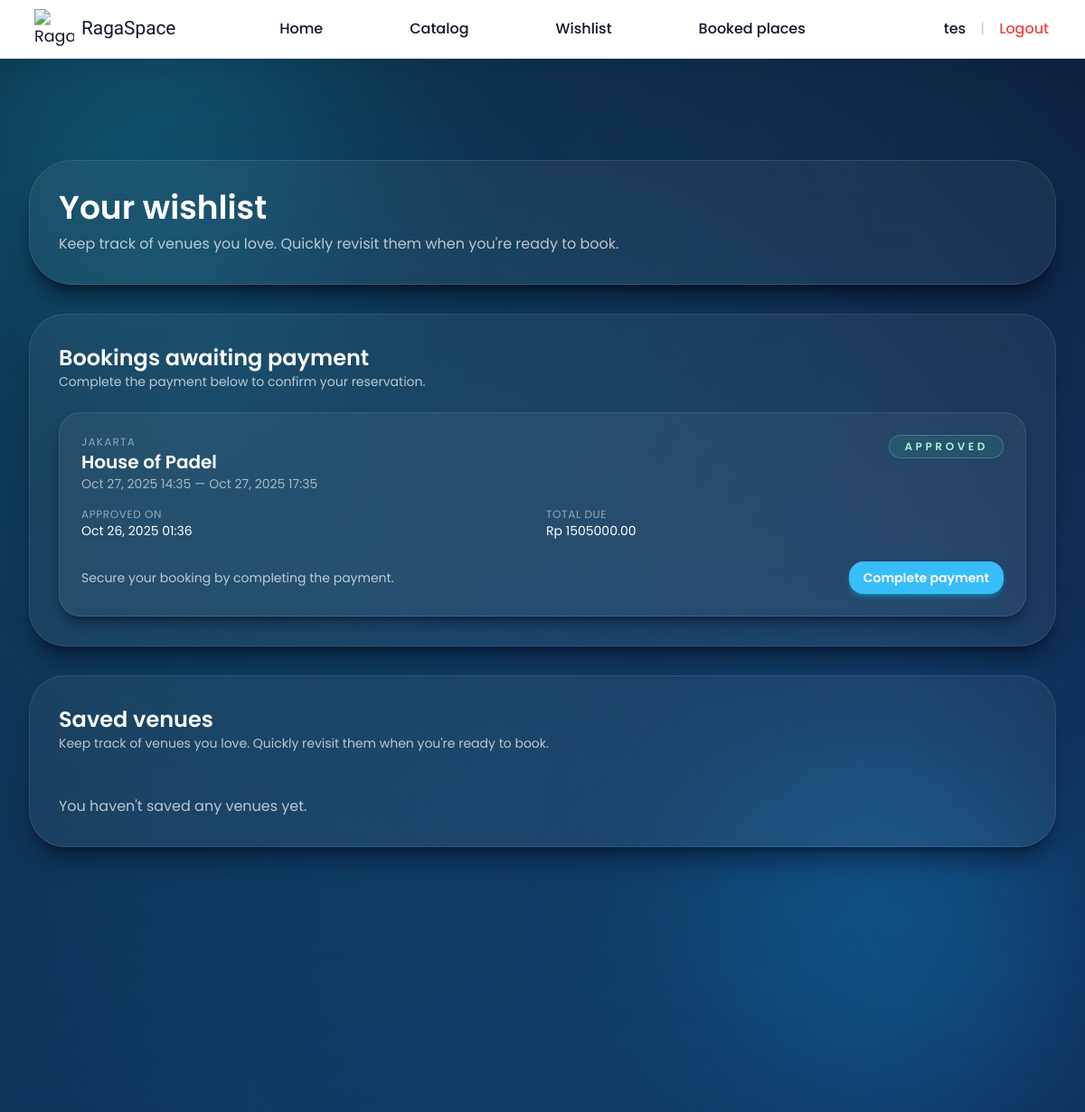
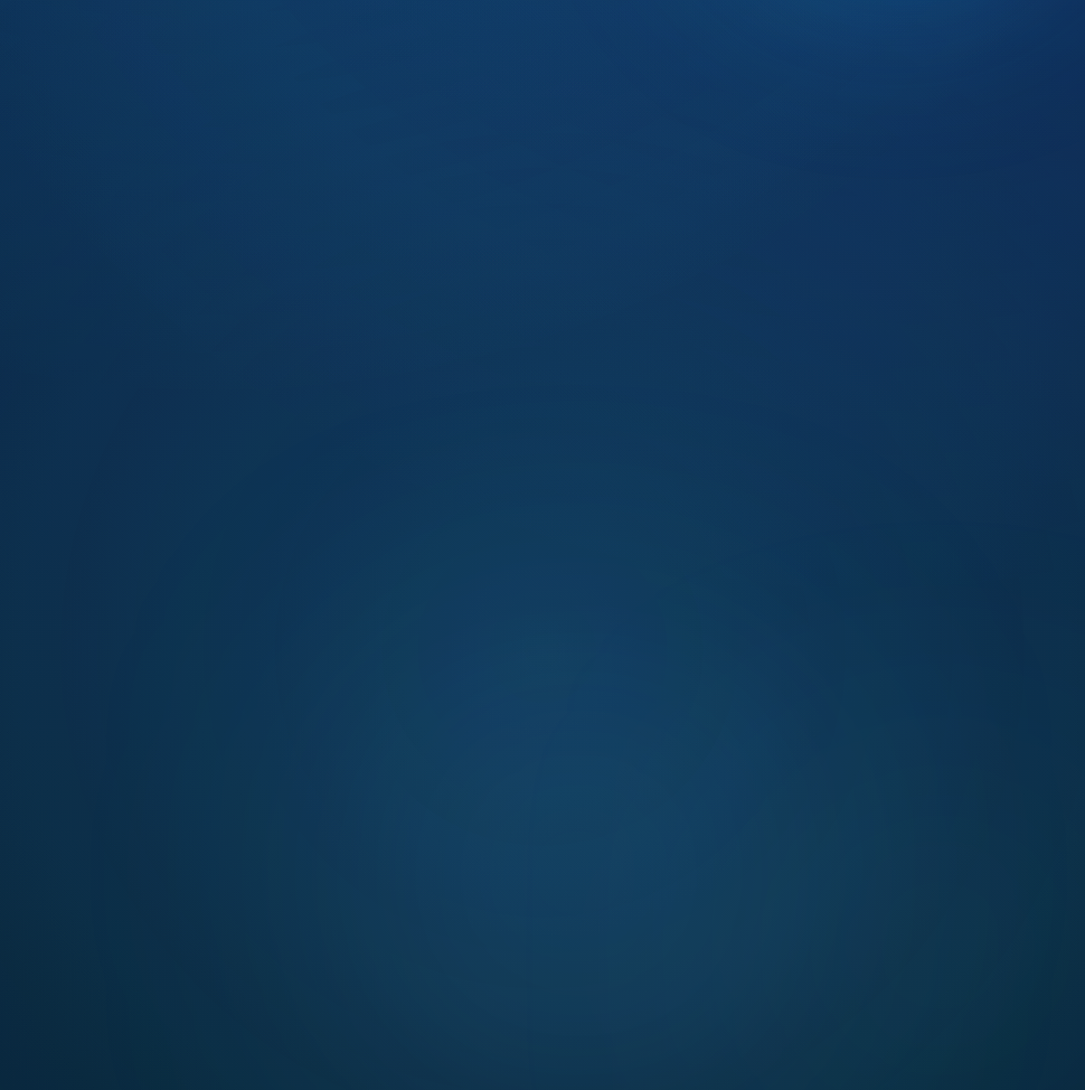
The app's page /wishlist/ (signed in) with its own data (2 pictures, top to bottom).
### rent/models.py (models this page shows, shortened)
class Booking(models.Model):
    STATUS_PENDING = "pending"
    STATUS_ACTIVE = "active"
    STATUS_CONFIRMED = "confirmed"
    STATUS_COMPLETED = "completed"
    STATUS_CANCELLED = "cancelled"
    STATUS_CHOICES = [
        (STATUS_PENDING, "Pending approval"),
        (STATUS_ACTIVE, "Reserved"),
        (STATUS_CONFIRMED, "Confirmed"),
        (STATUS_COMPLETED, "Completed"),
        (STATUS_CANCELLED, "Cancelled"),
    ]
    ACTIVE_STATUSES = (STATUS_PENDING, STATUS_ACTIVE, STATUS_CONFIRMED)
    user = models.ForeignKey(settings.AUTH_USER_MODEL, on_delete=models.CASCADE, related_name="bookings")
    venue = models.ForeignKey(Venue, on_delete=models.CASCADE, related_name="bookings")
    start_datetime = models.DateTimeField()
    end_datetime = models.DateTimeField()
    addons = models.ManyToManyField("add_on.AddOn", related_name="bookings", blank=True)
    notes = models.TextField(blank=True)
    status = models.CharField(max_length=20, choices=STATUS_CHOICES, default=STATUS_PENDING)
    approved_at = models.DateTimeField(null=True, blank=True)
    approved_by = models.ForeignKey(
        settings.AUTH_USER_MODEL,
        null=True,
        blank=True,
        on_delete=models.SET_NULL,
        related_name="approved_bookings",
    )
    created_at = models.DateTimeField(auto_now_add=True)
    updated_at = models.DateTimeField(auto_now=True)
    class Meta:
        ordering = ["-start_datetime"]
    @property
    def duration_hours(self) -> int:
        delta = self.end_datetime - self.start_datetime
        return int(delta.total_seconds() // 3600)
    @property
    def addons_total(self) -> Decimal:
        return sum((addon.price for addon in self.addons.all()), Decimal("0"))
    @property
    def base_cost(self) -> Decimal:
        return self.venue.hourly_total(self.duration_hours)
    @property
    def total_cost(self) -> Decimal:
        return self.base_cost + self.addons_total

### manajemen_lapangan/models.py (models this page shows, shortened)
class TimestampedModel(models.Model):
    created_at = models.DateTimeField(auto_now_add=True)
    updated_at = models.DateTimeField(auto_now=True)
    class Meta:
        abstract = True

class Venue(TimestampedModel):
    category = models.ForeignKey(Category, on_delete=models.PROTECT, related_name="venues")
    name = models.CharField(max_length=150)
    slug = models.SlugField(max_length=170, unique=True)
    description = models.TextField()
    location = models.CharField(max_length=150)
    city = models.CharField(max_length=100)
    address = models.TextField(blank=True)
    price_per_hour = models.DecimalField(max_digits=10, decimal_places=2)
    capacity = models.PositiveIntegerField(default=1)
    facilities = models.TextField(help_text="Comma separated facilities list.")
    image_url = models.URLField(blank=True)
    available_start_time = models.TimeField(default=time(7, 0))
    available_end_time = models.TimeField(default=time(22, 0))
    class Meta:
        ordering = ["name"]
    def hourly_total(self, hours: int) -> Decimal:
        return self.price_per_hour * Decimal(hours)

### add_on/models.py (models this page shows, shortened)
class AddOn(models.Model):
    venue = models.ForeignKey(
        "manajemen_lapangan.Venue",
        on_delete=models.CASCADE,
        related_name="addons",
    )
    name = models.CharField(max_length=120)
    description = models.TextField(blank=True)
    price = models.DecimalField(max_digits=9, decimal_places=2)
    created_at = models.DateTimeField(auto_now_add=True)
    updated_at = models.DateTimeField(auto_now=True)
    class Meta:
        ordering = ["name"]

### interaksi/views.py (the view)
# urls.py: path("wishlist/", WishlistView.as_view(), name="wishlist"),
class WishlistView(EnsureCsrfCookieMixin, LoginRequiredMixin, ListView):
    template_name = "interaksi/wishlist.html"
    context_object_name = "wishlists"
    def get_queryset(self):
        return (
            Wishlist.objects.filter(user=self.request.user)
            .select_related("venue", "venue__category")
            .prefetch_related("venue__addons")
        )
    def get_context_data(self, **kwargs: Any) -> dict[str, Any]:
        context = super().get_context_data(**kwargs)
        context["approved_bookings"] = (
            Booking.objects.filter(user=self.request.user, status=Booking.STATUS_ACTIVE)
            .select_related("venue")
            .prefetch_related("addons")
            .order_by("-start_datetime")
        )
        return context

### authentication/context_processors.py (called while the page is built)
def csrf_token_context(request):
    token = request.COOKIES.get(settings.CSRF_COOKIE_NAME)
    if not token:
        token = request.META.get("CSRF_COOKIE") or get_token(request)
    return {
        "csrf_cookie_value": token,
    }

### authentication/mixins.py (called while the page is built)
    @method_decorator(ensure_csrf_cookie)
    def dispatch(self, request, *args, **kwargs):  # type: ignore[override]
        return super().dispatch(request, *args, **kwargs)

### katalog/context_processors.py (called while the page is built)
def global_filters(request):
    return {
        "global_filter_form": SearchFilterForm(request.GET or None),
    }

### interaksi/templates/interaksi/wishlist.html (shortened to what this page needs)
{% extends 'base.html' %}
{% block content %}
<section class="grid gap-8" data-animate>
  <div class="rounded-[3rem] border border-white/10 bg-white/5 p-8 shadow-xl shadow-slate-950/50 backdrop-blur-2xl" data-animate>
    <h1 class="text-4xl font-semibold text-white">Your wishlist</h1>
    <p class="mt-2 max-w-2xl text-white/70">Keep track of venues you love. Quickly revisit them when you're ready to book.</p>
  </div>
  {% if approved_bookings %}
  <div class="rounded-[2.5rem] border border-white/10 bg-white/5 p-8 shadow-xl shadow-slate-950/40 backdrop-blur-2xl" data-animate>
    <div class="flex flex-col gap-2 sm:flex-row sm:items-center sm:justify-between">
      <div>
        <h2 class="text-2xl font-semibold text-white">Bookings awaiting payment</h2>
        <p class="text-sm text-white/70">Complete the payment below to confirm your reservation.</p>
      </div>
    </div>
    <div class="mt-6 space-y-4">
      {% for booking in approved_bookings %}
      <article class="card-tilt rounded-3xl border border-white/10 bg-white/5 p-6 shadow-lg shadow-slate-950/40" data-animate>
        <div class="flex flex-col gap-3 sm:flex-row sm:items-start sm:justify-between">
          <div>
            <p class="text-xs uppercase tracking-widest text-white/50">{{ booking.venue.city }}</p>
            <h3 class="text-xl font-semibold text-white">{{ booking.venue.name }}</h3>
            <p class="text-sm text-white/60">{{ booking.start_datetime|date:'M d, Y H:i' }} — {{ booking.end_datetime|date:'M d, Y H:i' }}</p>
          </div>
          <span class="self-start rounded-full border border-emerald-300/30 bg-emerald-400/10 px-4 py-1 text-xs font-semibold uppercase tracking-[0.3em] text-emerald-200">Approved</span>
        </div>
        <dl class="mt-4 grid gap-2 text-sm text-white/70 sm:grid-cols-2">
          <div>
            <dt class="text-xs uppercase tracking-wider text-white/50">Approved on</dt>
            <dd class="text-white">{{ booking.approved_at|date:'M d, Y H:i' }}</dd>
          </div>
          <div>
            <dt class="text-xs uppercase tracking-wider text-white/50">Total due</dt>
            <dd class="text-white">Rp {{ booking.total_cost }}</dd>
          </div>
        </dl>
        <div class="mt-6 flex flex-col gap-2 sm:flex-row sm:items-center sm:justify-between">
          <p class="text-sm text-white/70">Secure your booking by completing the payment.</p>
          <a href="{% url 'payment' booking.pk %}" class="interactive-glow inline-flex items-center justify-center rounded-2xl bg-primary px-4 py-2 text-sm font-semibold text-white shadow-md shadow-cyan-500/40 transition hover:bg-primary/80" data-ripple>Complete payment</a>
        </div>
      </article>
      {% endfor %}
    </div>
  </div>
  {% endif %}
  <div class="rounded-[2.5rem] border border-white/10 bg-white/5 p-8 shadow-xl shadow-slate-950/40 backdrop-blur-2xl" data-animate>
    <div class="flex flex-col gap-2 sm:flex-row sm:items-center sm:justify-between">
      <div>
        <h2 class="text-2xl font-semibold text-white">Saved venues</h2>
        <p class="text-sm text-white/70">Keep track of venues you love. Quickly revisit them when you're ready to book.</p>
      </div>
    </div>
    <div class="mt-6 space-y-6">
      <p class="text-white/70 {% if wishlists %}hidden{% endif %}" data-wishlist-empty>You haven't saved any venues yet.</p>
    </div>
  </div>
</section>
{% endblock %}

### templates/base.html (shortened to what this page needs)
{% load static %}
<!DOCTYPE html>
<html lang="en">
  <head>
    <script src="https://cdn.tailwindcss.com?plugins=forms,typography,aspect-ratio"></script>
    <link rel="stylesheet" href="{% static 'css/forms.css' %}" />
    <link rel="stylesheet" href="{% static 'css/ragaspace.css' %}" />
  </head>
  <body style="position:relative;padding-bottom:20rem" class="min-h-screen bg-gradient-to-br from-slate-950 via-slate-900 to-slate-950 font-sans text-slate-100 {% block body_class %}{% endblock %}">
    <div class="fixed inset-0 -z-10 overflow-hidden">
  <div class="absolute inset-0 bg-gradient-to-b from-[#0a192f] via-[#0b2348] to-[#082032]"></div>
  <div class="absolute -top-20 -left-20 h-[28rem] w-[28rem] rounded-full bg-cyan-400/20 blur-[120px]"></div>
  <div class="absolute top-1/3 right-0 h-[26rem] w-[26rem] rounded-full bg-sky-500/25 blur-[100px]"></div>
  <div class="absolute bottom-0 left-1/3 h-[30rem] w-[30rem] rounded-full bg-blue-400/15 blur-[140px]"></div>
  <div class="absolute bottom-0 right-0 h-[20rem] w-[20rem] rounded-full bg-cyan-300/10 blur-[160px]"></div>
</div>
    {% block navbar %}
    <header class="sticky top-0 z-40 w-full border-b border-slate-200 bg-white text-slate-900 shadow-lg shadow-slate-900/5" data-animate>
      <nav class="flex w-full items-center px-4 py-3 sm:px-6 lg:px-10">
        <div class="flex flex-1 items-center justify-start">
          <a href="{% url 'home' %}" class="flex items-center justify-center">
            <img src="https://blogger.googleusercontent.com/img/b/R29vZ2xl/AVvXsEgeV4Qyp82p5rnziDdyVVrgMupxo1jWOGGMHdAMAWP3xjP0kZMc9F9fbiyGDTKRgzSgxv1dLhzvF2ZmlQf7b1QNzsAzof7KiV6_ycJ8uDQXwB0z3jiaC7B8h8e5gAPTWxC2arx9kyr6WIIqv0PfKgT6nULG0HTaXymh4tnva8oJvrJ-hHvnx1pp3teX7Vw/s320/ragaspace_logo_black.PNG" style="transform:scale(1.1)" alt="RagaSpace logo" class="h-10 w-10 object-contain" />
              <p style="margin-left:10px;font-family: 'Lilita One', sans-serif;font-size:1.3rem">RagaSpace</p>
          </a>
        </div>
        <div id="primary-navigation" class="hidden flex-1 items-center justify-center gap-24 text-base font-medium md:flex">
          <a href="{% url 'home' %}" class="font-medium text-slate-900 transition hover:text-[#1B89AE]">Home</a>
          {% if request.user.is_staff %}
          <a href="{% url 'admin-dashboard' %}" class="font-medium text-slate-900 transition hover:text-[#1B89AE]" style="text-wrap:nowrap">Admin workspace</a>
          <a href="{% url 'admin-bookings' %}" style="text-wrap:nowrap" class="font-medium text-slate-900 transition hover:text-[#1B89AE]">Booking approvals</a>
          <a
            href="{% url 'admin-venues' %}?show=create"
            data-modal-target="venue-create-modal"
            style="text-wrap:nowrap"
            class="rounded-xl bg-slate-900 px-4 py-2 text-sm font-semibold text-white transition hover:bg-slate-800"
            >Add venue</a
          >
          {% else %}
           <a href="{% url 'catalog' %}" class="font-medium text-slate-900 transition hover:text-[#1B89AE]">Catalog</a>
          <a href="{% url 'wishlist' %}" class="font-medium text-slate-900 transition hover:text-[#1B89AE]">Wishlist</a>
          <a href="{% url 'booked-places' %}" class="font-medium text-slate-900 transition hover:text-[#1B89AE]" style="text-wrap:nowrap">Booked places</a>
          {% endif %}
        </div>
        <div class="hidden flex-1 items-center justify-end gap-4 text-base font-medium md:flex">
          {% if user.is_authenticated %}
          <span class="text-base font-medium text-slate-900">{{ request.user.username }}</span>
          <span aria-hidden="true" class="text-slate-300">|</span>
          <a href="{% url 'authentication:logout' %}" class="font-medium text-red-500 transition hover:text-red-600">Logout</a>
          {% else %}
          <a href="{% url 'authentication:login' %}" class="font-medium text-slate-900 transition hover:text-[#1B89AE]">Login</a>
          <a href="{% url 'authentication:register' %}" class="rounded-xl bg-[#1B89AE] px-4 py-2 text-sm font-semibold text-white transition hover:bg-[#15647F]">Register</a>
          {% endif %}
        </div>
      </nav>
    </header>
    {% endblock %}
    <div class="{% block page_shell_class %}relative mx-auto flex min-h-screen w-full max-w-7xl flex-col px-4 pb-6 pt-20 sm:px-8 lg:pt-28{% endblock %}" data-page-shell>
      <main class="{% block main_class %}flex-1{% endblock %}">
        {% block content %}{% endblock %}
      </main>
    </div>
  </body>
</html>

### static/css/forms.css (style rules this page uses)
body { color-scheme: dark; font-family: "Poppins", "Inter", "Segoe UI", system-ui, -apple-system, sans-serif; }
:root { --custom-select-bg: rgba(255, 255, 255, 0.1); --custom-select-bg-hover: rgba(255, 255, 255, 0.14); --custom-select-bg-focus: rgba(255, 255, 255, 0.18); --custom-select-border: rgba(148, 163, 184, 0.35); --custom-select-border-hover: rgba(226, 232, 240, 0.75); --custom-select-highlight: rgba(37, 99, 235, 0.92); --custom-select-highlight-text: #f8fafc; --custom-select-text: #f8fafc; --custom-select-shadow: inset 0 1px 0 rgba(255, 255, 255, 0.04), 0 18px 45px rgba(15, 23, 42, 0.45); --custom-select-shadow-focus: 0 0 0 4px rgba(148, 163, 184, 0.25), 0 24px 60px rgba(15, 23, 42, 0.6); --custom-select-surface: linear-gradient(140deg, rgba(255, 255, 255, 0.16), rgba(255, 255, 255, 0.08)); --custom-select-surface-focus: linear-gradient(140deg, rgba(255, 255, 255, 0.22), rgba(255, 255, 255, 0.1)); }

### static/css/ragaspace.css (style rules this page uses)
:root { --raga-primary: #38bdf8; --raga-secondary: #0f172a; --raga-accent: #22d3ee; --raga-highlight: rgba(34, 211, 238, 0.35); }
body { background-attachment: fixed; position: relative; }
[data-page-shell] { opacity: 0; transform: translate3d(0, 36px, 0) scale(0.985); filter: blur(18px); transition: opacity 0.8s cubic-bezier(0.22, 1, 0.36, 1), transform 0.8s cubic-bezier(0.22, 1, 0.36, 1), filter 0.8s cubic-bezier(0.22, 1, 0.36, 1); will-change: opacity, transform, filter; }
[data-page-shell].is-ready { opacity: 1; transform: translate3d(0, 0, 0) scale(1); filter: blur(0); }
[data-page-shell] { --page-transition-duration: 0.6s; }
body::before, body::after { content: ""; position: fixed; inset: 0; z-index: -1; background: radial-gradient(circle at 20% 20%, rgba(34, 211, 238, 0.12), transparent 55%), radial-gradient(circle at 80% 30%, rgba(59, 130, 246, 0.1), transparent 60%), radial-gradient(circle at 50% 80%, rgba(56, 189, 248, 0.12), transparent 60%); filter: blur(0px); opacity: 0.75; pointer-events: none; }
[data-animate] { opacity: 0; transform: translate3d(0, 32px, 0) scale(0.98); transition: opacity 0.6s cubic-bezier(0.22, 1, 0.36, 1), transform 0.6s cubic-bezier(0.22, 1, 0.36, 1), filter 0.6s cubic-bezier(0.22, 1, 0.36, 1); filter: blur(8px); }
[data-animate].is-visible { opacity: 1; transform: translate3d(0, 0, 0) scale(1); filter: blur(0px); }
.interactive-glow { position: relative; overflow: hidden; transition: transform 0.25s ease, box-shadow 0.35s ease, background 0.35s ease; }
.interactive-glow::after { content: ""; position: absolute; inset: -120%; background: radial-gradient(circle at center, rgba(34, 211, 238, 0.45), transparent 65%); opacity: 0; transition: transform 0.5s ease, opacity 0.5s ease; transform: scale(0.8) rotate(15deg); pointer-events: none; }
.card-tilt { transition: transform 0.4s ease, box-shadow 0.4s ease; }

### records on screen
Booking: venue.city "JAKARTA", venue.name "House of Padel", start_datetime "Oct 27, 2025 14:35", end_datetime "Oct 27, 2025 17:35", approved_at "Oct 26, 2025 01:36", total_cost "1505000.00"

### other values on screen
{{ request.user.username }} "tes"
